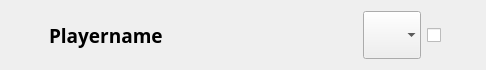
<?xml version="1.0" encoding="UTF-8"?>
<ui version="4.0">
 <class>RoomListWidget</class>
 <widget class="QWidget" name="RoomListWidget">
  <property name="geometry">
   <rect>
    <x>0</x>
    <y>0</y>
    <width>486</width>
    <height>68</height>
   </rect>
  </property>
  <property name="sizePolicy">
   <sizepolicy hsizetype="Expanding" vsizetype="Fixed">
    <horstretch>0</horstretch>
    <verstretch>0</verstretch>
   </sizepolicy>
  </property>
  <property name="minimumSize">
   <size>
    <width>0</width>
    <height>0</height>
   </size>
  </property>
  <property name="maximumSize">
   <size>
    <width>16777215</width>
    <height>68</height>
   </size>
  </property>
  <property name="windowTitle">
   <string>Form</string>
  </property>
  <layout class="QVBoxLayout" name="verticalLayout">
   <item>
    <layout class="QHBoxLayout" name="horizontalLayout_3">
     <item>
      <widget class="QWidget" name="kingIcon" native="true">
       <property name="sizePolicy">
        <sizepolicy hsizetype="Fixed" vsizetype="Fixed">
         <horstretch>0</horstretch>
         <verstretch>0</verstretch>
        </sizepolicy>
       </property>
       <property name="minimumSize">
        <size>
         <width>32</width>
         <height>32</height>
        </size>
       </property>
       <property name="maximumSize">
        <size>
         <width>32</width>
         <height>32</height>
        </size>
       </property>
       <property name="toolTip">
        <string>This player is the room king</string>
       </property>
       <property name="styleSheet">
        <string notr="true"/>
       </property>
      </widget>
     </item>
     <item>
      <widget class="QLabel" name="labelPlayer1">
       <property name="sizePolicy">
        <sizepolicy hsizetype="Preferred" vsizetype="Preferred">
         <horstretch>0</horstretch>
         <verstretch>0</verstretch>
        </sizepolicy>
       </property>
       <property name="font">
        <font>
         <family>Lithos Pro Regular</family>
         <pointsize>14</pointsize>
         <weight>75</weight>
         <bold>true</bold>
        </font>
       </property>
       <property name="text">
        <string>Playername</string>
       </property>
      </widget>
     </item>
     <item>
      <spacer name="horizontalSpacer">
       <property name="orientation">
        <enum>Qt::Horizontal</enum>
       </property>
       <property name="sizeHint" stdset="0">
        <size>
         <width>40</width>
         <height>20</height>
        </size>
       </property>
      </spacer>
     </item>
     <item>
      <widget class="QComboBox" name="comboBoxColor">
       <property name="minimumSize">
        <size>
         <width>58</width>
         <height>48</height>
        </size>
       </property>
       <property name="maximumSize">
        <size>
         <width>48</width>
         <height>48</height>
        </size>
       </property>
       <property name="styleSheet">
        <string notr="true"/>
       </property>
       <property name="editable">
        <bool>false</bool>
       </property>
       <property name="iconSize">
        <size>
         <width>48</width>
         <height>48</height>
        </size>
       </property>
       <property name="frame">
        <bool>false</bool>
       </property>
       <item>
        <property name="text">
         <string/>
        </property>
       </item>
      </widget>
     </item>
     <item>
      <widget class="QCheckBox" name="checkBoxReadyHost">
       <property name="sizePolicy">
        <sizepolicy hsizetype="Maximum" vsizetype="Maximum">
         <horstretch>0</horstretch>
         <verstretch>0</verstretch>
        </sizepolicy>
       </property>
       <property name="minimumSize">
        <size>
         <width>48</width>
         <height>48</height>
        </size>
       </property>
       <property name="maximumSize">
        <size>
         <width>48</width>
         <height>48</height>
        </size>
       </property>
       <property name="baseSize">
        <size>
         <width>100</width>
         <height>100</height>
        </size>
       </property>
       <property name="autoFillBackground">
        <bool>true</bool>
       </property>
       <property name="text">
        <string/>
       </property>
       <property name="iconSize">
        <size>
         <width>48</width>
         <height>48</height>
        </size>
       </property>
       <property name="checkable">
        <bool>false</bool>
       </property>
       <property name="checked">
        <bool>false</bool>
       </property>
       <property name="autoRepeat">
        <bool>false</bool>
       </property>
       <property name="autoExclusive">
        <bool>false</bool>
       </property>
      </widget>
     </item>
    </layout>
   </item>
  </layout>
 </widget>
 <resources/>
 <connections/>
</ui>
